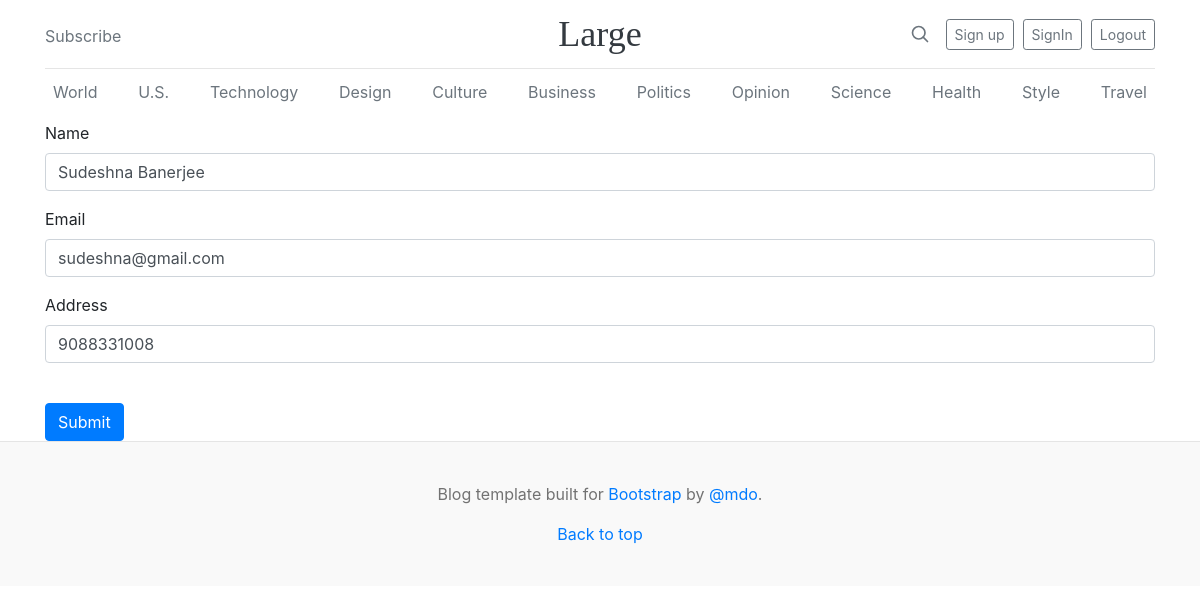
The app's page /update/6 with its own data.
### Home/models.py (models this page shows)
class Crud(models.Model):
    name=models.CharField(max_length=100)
    email=models.CharField(max_length=100)
    address=models.TextField()

### Home/views.py (the view)
# urls.py: path('update/<int:id>', views.update , name='update'),
def update(request,id):
    if request.method=='POST':
        name=request.POST['name']
        email=request.POST['email']
        address=request.POST['address']
        Crud.objects.filter(id=id).update(name=name,email=email,address=address)
        messages.success(request,'Data Has Been Updated into database')
    data=Crud.objects.get(id=id)
    return render(request,'update.html',{'data':data})

### templates/update.html (shortened to what this page needs)
{% extends 'base.html' %}
{% block container %}
<div class="container">
<form action="/update/{{data.id}}" method="POST">
    <div class="mb-3">
        <label for="exampleInputEmail1">Name</label>
        <input type="text" name="name" value="{{data.name}}" class="form-control" required  placeholder="Enter email">
      </div>
      <div class="form-group">
        <label for="exampleInputPassword1">Email</label>
        <input type="email" name="email" value="{{data.email}}" class="form-control" required placeholder="Password">
      </div>
     <div class="form-group">
        <label for="exampleInputPassword1">Address</label>
        <input type="text" class="form-control" value="{{data.address}}" name="address" required placeholder="Password">
      </div>
      <br>
    <button type="submit" class="btn btn-primary">Submit</button>
  </form>
</div>
{% endblock  %}

### records on screen
Crud: name "Sudeshna Banerjee", email "sudeshna@gmail.com", address "9088331008"
